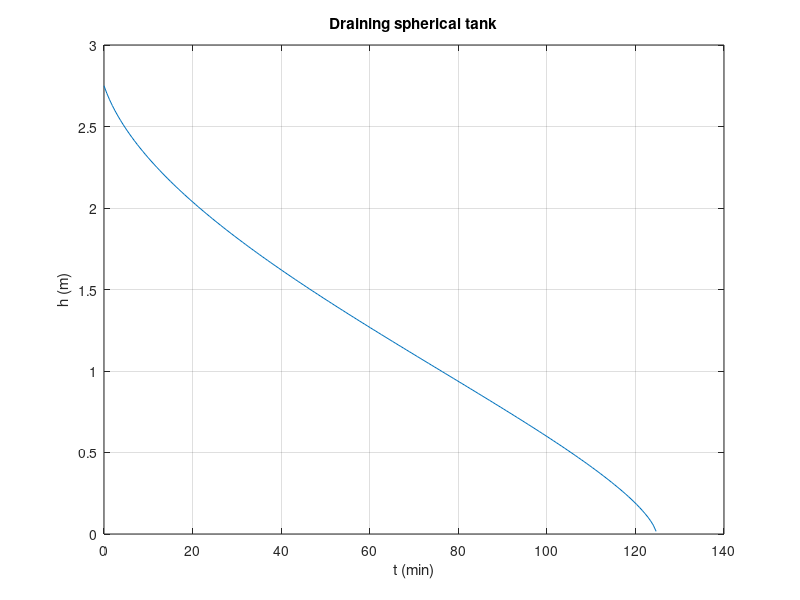

Write MATLAB code to recreate this figure.
% TOPIC: ode
% TITLE: Time for a spherical tank to drain through an orifice (Torricelli) - ODE and exact integral
% SOURCE: Chapra Prob. 22.16 (Fig. P22.16)
% KEYWORDS: spherical tank, draining, orifice, torricelli, outflow, dh/dt, time to empty, ode45, integral
% PROBLEM:
% A spherical tank has a circular orifice in its bottom. The outflow is Q = C A sqrt(2 g h), where
% C = 0.55, A = orifice area, g = 9.81 m/s^2 and h = depth. Determine how long it takes for the water to
% flow out of a 3-m diameter tank with an initial height of 2.75 m if the orifice diameter is 3 cm.
% The tank's surface area at depth h is pi (2 r h - h^2), so dh/dt = -Q / (pi (2 r h - h^2)).
% CHECK: abs(Tempty - 7487.67) < 0.1
% CODE:
r = 1.5; h0 = 2.75; d = 0.03; C = 0.55; g = 9.81;
A = pi*d^2/4;
Atank = @(h) pi*(2*r*h - h.^2);
dhdt = @(t, h) -C*A*sqrt(2*g*max(h, 0))./Atank(max(h, 1e-9));
% separable ODE: T = integral of Atank(h)/(C A sqrt(2 g h)) dh from 0 to h0
Tempty = integral(@(h) Atank(h)./(C*A*sqrt(2*g*h)), 0, h0);
fprintf('Time to empty = %.1f s = %.2f min\n', Tempty, Tempty/60);
[t, h] = ode45(dhdt, linspace(0, 0.999*Tempty, 200), h0);
fprintf('ode45 check: h(0.999 T) = %.4f m (close to empty)\n', h(end));
figure; plot(t/60, h); grid on; xlabel('t (min)'); ylabel('h (m)'); title('Draining spherical tank');
